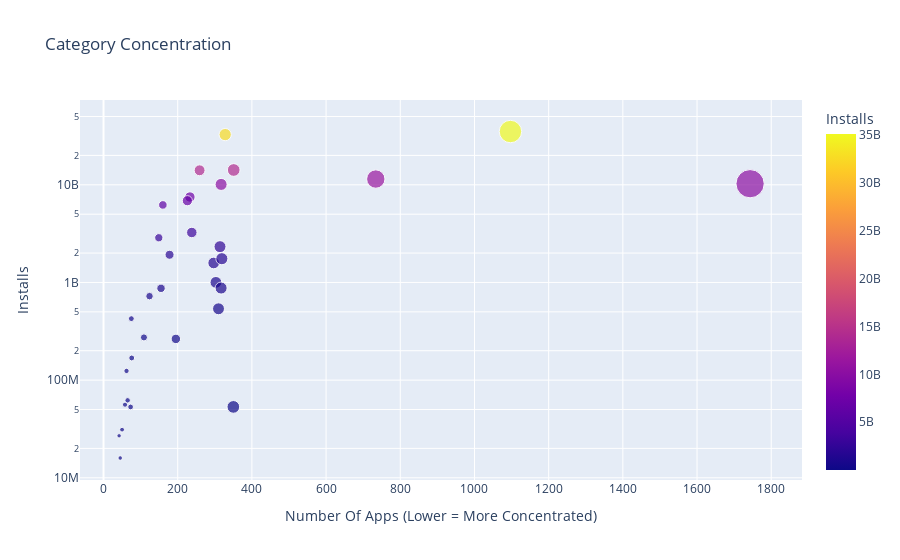

This figure's notebook cell:
### Code cell
scatter = px.scatter(cat_merged_df, x="App", y="Installs", title="Category Concentration",size="App", hover_name=cat_merged_df.index,color="Installs")
scatter.update_layout(xaxis_title="Number Of Apps (Lower = More Concentrated)", yaxis_title="Installs", yaxis=dict(type="log"))

### Figure 1 — Plotly figure (JSON) as saved in the notebook; plotly's stock layout.template omitted (floating-point values rounded to 4 significant figures)
{"data": [{"hovertemplate": "<b>%{hovertext}</b><br><br>App=%{marker.size}<br>Installs=%{marker.color}<extra></extra>", "hovertext": ["ART_AND_DESIGN", "AUTO_AND_VEHICLES", "BEAUTY", "BOOKS_AND_REFERENCE", "BUSINESS", "COMICS", "COMMUNICATION", "DATING", "EDUCATION", "ENTERTAINMENT", "EVENTS", "FAMILY", "FINANCE", "FOOD_AND_DRINK", "GAME", "HEALTH_AND_FITNESS", "HOUSE_AND_HOME", "LIBRARIES_AND_DEMO", "LIFESTYLE", "MAPS_AND_NAVIGATION", "MEDICAL", "NEWS_AND_MAGAZINES", "PARENTING", "PERSONALIZATION", "PHOTOGRAPHY", "PRODUCTIVITY", "SHOPPING", "SOCIAL", "SPORTS", "TOOLS", "TRAVEL_AND_LOCAL", "VIDEO_PLAYERS", "WEATHER"], "legendgroup": "", "marker": {"color": [124233100, 53129800, 26916200, 1921291655, 1001768120, 56036100, 32647241530, 264295110, 871352000, 2869160000, 15949410, 10257676490, 876549400, 273777750, 35085862717, 1583056220, 168582000, 62083000, 537431120, 724267560, 53205576, 7496210650, 31116110, 2325352930, 10088243130, 14176070180, 3247831540, 14069841475, 1751131465, 11450724500, 6868859300, 6221897200, 426096500], "coloraxis": "coloraxis", "size": [62, 73, 42, 178, 303, 58, 328, 195, 155, 149, 45, 1743, 317, 109, 1097, 297, 76, 65, 310, 124, 350, 233, 50, 314, 317, 351, 238, 259, 319, 734, 226, 160, 75], "sizemode": "area", "sizeref": 4.357, "symbol": "circle"}, "mode": "markers", "name": "", "orientation": "v", "showlegend": false, "type": "scatter", "x": [62, 73, 42, 178, 303, 58, 328, 195, 155, 149, 45, 1743, 317, 109, 1097, 297, 76, 65, 310, 124, 350, 233, 50, 314, 317, 351, 238, 259, 319, 734, 226, 160, 75], "xaxis": "x", "y": [124233100, 53129800, 26916200, 1921291655, 1001768120, 56036100, 32647241530, 264295110, 871352000, 2869160000, 15949410, 10257676490, 876549400, 273777750, 35085862717, 1583056220, 168582000, 62083000, 537431120, 724267560, 53205576, 7496210650, 31116110, 2325352930, 10088243130, 14176070180, 3247831540, 14069841475, 1751131465, 11450724500, 6868859300, 6221897200, 426096500], "yaxis": "y"}], "layout": {"coloraxis": {"colorbar": {"title": {"text": "Installs"}}, "colorscale": [[0, "#0d0887"], [0.1111, "#46039f"], [0.2222, "#7201a8"], [0.3333, "#9c179e"], [0.4444, "#bd3786"], [0.5556, "#d8576b"], [0.6667, "#ed7953"], [0.7778, "#fb9f3a"], [0.8889, "#fdca26"], [1, "#f0f921"]]}, "legend": {"itemsizing": "constant", "tracegroupgap": 0}, "title": {"text": "Category Concentration"}, "xaxis": {"anchor": "y", "domain": [0, 1], "title": {"text": "Number Of Apps (Lower = More Concentrated)"}}, "yaxis": {"anchor": "x", "domain": [0, 1], "title": {"text": "Installs"}, "type": "log"}}}
